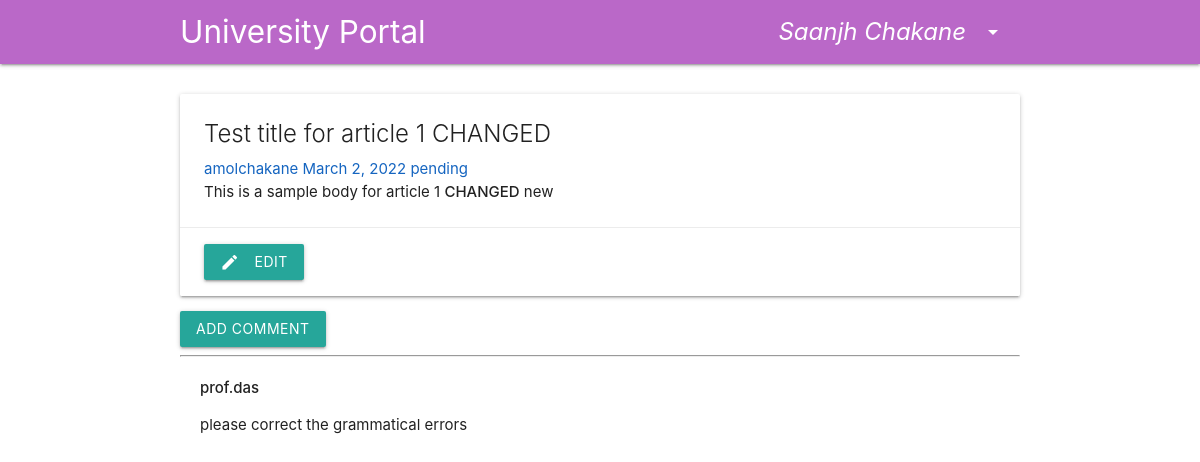
The app's page /details/1/ (signed in) with its own data.
### articles/models.py (models this page shows)
class Articles(models.Model):
    title = models.CharField(max_length=200)
    body = RichTextField()
    created_at = models.DateTimeField(auto_now_add=True)
    user = models.ForeignKey(settings.AUTH_USER_MODEL, default=1, on_delete=models.CASCADE)
    reviewer = models.ForeignKey(User, related_name='reviewer', null=True, on_delete=models.DO_NOTHING)
    status = models.CharField(max_length=20, default='pending')

class Comment(models.Model):
    article = models.ForeignKey(Articles, on_delete=models.CASCADE, related_name='comments')
    author = models.ForeignKey(User, on_delete=models.CASCADE)
    text = models.TextField()
    created_at = models.DateTimeField(auto_now_add=True)

### articles/views.py (the view)
# urls.py: path('details/<int:id>/', views.article_details, name='details'),
@login_required()
def article_details(request, id):
    try:
        article = Articles.objects.get(id=id)
        if article.user != request.user and article.reviewer != request.user:
            return render(request, '403.html')
        context = {
            'article': article
        }
        return render(request, 'article_details.html', context)
    except ObjectDoesNotExist:
        return render(request, '404.html')

### articles/templates/article_details.html (shortened to what this page needs)
{% extends "layout.html" %}
{% block content %}
    <div class="card">
        <div class="card-content">
            <span class="card-title">{{ article.title }}</span>
            <span class="blue-text text-darken-3">{{ article.user }}   {{ article.created_at|date }} {{ article.status }}</span>
            <p>{{article.body | safe }}</p>
        </div>
        <div class="card-action">
            {% if article.user == request.user %}
                <a class="waves-effect waves-light btn href" href="{% url 'article_edit' pk=article.pk %}"><i class="material-icons left">edit</i>Edit</a>
            {% endif %}
        </div>
    </div>
    <a class="btn btn-default" href="{% url 'add_comment_to_article' pk=article.pk %}">Add comment</a>
    {% if article.comments.count > 0 %}
        {% for comment in article.comments.all %}
            <hr>
            <div style="margin: 20px 0px 20px 20px;">
                <strong>{{ comment.author }}</strong>
                <p>{{ comment.text|linebreaks }}</p>
            </div>
        {% endfor %}
    {% else %}
        <div data-gb-custom-block data-tag="empty">
            <p>No comments here yet :(</p>
        </div>
    {% endif %}
{% endblock %}

### articles/templates/includes/navbar.html (shortened to what this page needs)
<nav class="purple lighten-2">
    <div class="nav-wrapper container">
        <a href="/" class="brand-logo">University Portal</a>
        <ul id="nav-mobile" class="right hide-on-med-and-down">
            {% if user.is_authenticated %}
                <li>
                    <a class="dropdown-trigger" href="#!" data-target="dropdown1">
                        <i class="valign-wrapper">
                            <span class="left">{{user.first_name}} {{user.last_name}}</span>
                            <i class="material-icons right">arrow_drop_down</i>
                        </i>
                    </a>
                </li>
            {% else %}
                <li><a href="/register">Register</a></li>
                <li><a href="/accounts/login/">Login</a></li>
            {% endif %}
        </ul>
    </div>
</nav>

### records on screen
Articles: title "Test title for article 1 CHANGED", user "amolchakane", created_at "March 2, 2022", status "pending", body "This is a sample body for article 1 CHANGED new"
Comment: author "prof.das", text "please correct the grammatical errors"

### other values on screen
{{ user.first_name }} "Saanjh"
{{ user.last_name }} "Chakane"
